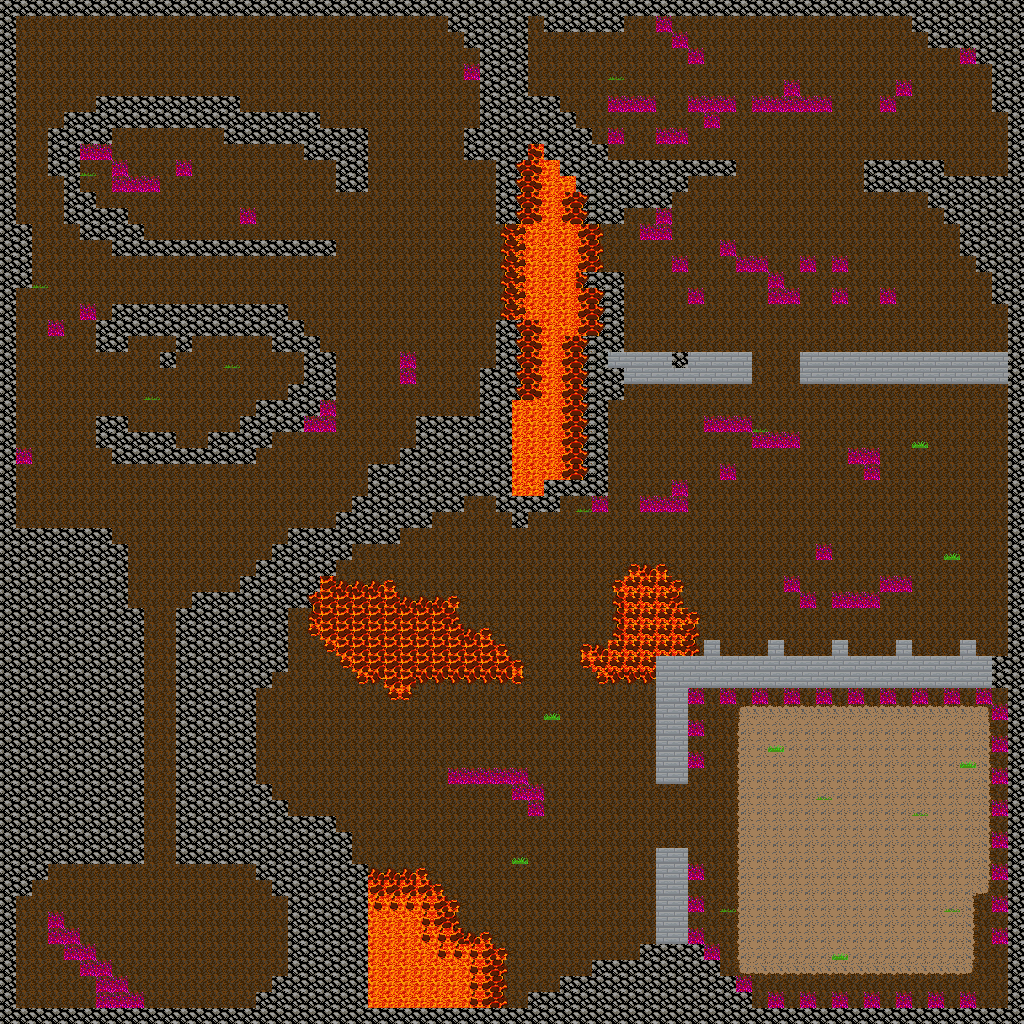

A level layout from a 2D game, rendered from its tile map. Below: a short description, then the map file with tile-grid data replaced by summaries:
An orthogonal 64x64 tile map with 16x16 px tiles, 5 tile layers (base, grass, dangerGrass, walls, ...) and 69 objects (38x goblin, 11x golem, 10x slime, door1, door2, ...).

<map version="1.2" tiledversion="1.2.3" orientation="orthogonal" renderorder="right-down" width="64" height="64" tilewidth="16" tileheight="16" infinite="0" nextlayerid="15" nextobjectid="163">
 <tileset firstgid="1" name="addableTiles" tilewidth="16" tileheight="16" tilecount="62" columns="62">
  <image source="../images/tiles/addableTiles.png" trans="ffffff" width="992" height="16" />
 </tileset>
 <layer id="5" name="base" width="64" height="64">
  <data>[4096 cells, 4096 non-empty, 10 distinct tile ids]</data>
 </layer>
 <layer id="6" name="grass" width="64" height="64">
  <data>[4096 cells, 18 non-empty, 2 distinct tile ids]</data>
 </layer>
 <layer id="7" name="dangerGrass" width="64" height="64">
  <properties>
   <property name="damage" type="int" value="1" />
  </properties>
  <data>[4096 cells, 129 non-empty, 1 distinct tile ids]</data>
 </layer>
 <layer id="3" name="walls" width="64" height="64">
  <data>[4096 cells, 1141 non-empty, 4 distinct tile ids]</data>
 </layer>
 <layer id="4" name="lava" width="64" height="64">
  <properties>
   <property name="damage" type="int" value="1" />
  </properties>
  <data>[4096 cells, 269 non-empty, 16 distinct tile ids]</data>
 </layer>
 <objectgroup id="9" name="objectsLayer" offsetx="-54.1818" offsety="-0.181818">
  <object id="14" name="door1" gid="2" x="213.7" y="352" width="16" height="16" />
  <object id="7" name="door2" gid="2" x="582.063" y="33.0938" width="16" height="16" />
  <object id="4" name="barrel1" gid="1" x="214" y="700" width="16" height="16" />
  <object id="6" name="barrel2" gid="1" x="198" y="700" width="16" height="16" />
  <object id="8" name="barrel3" gid="1" x="710" y="800" width="16" height="16" />
  <object id="9" name="barrel4" gid="1" x="710" y="816" width="16" height="16" />
  <object id="10" name="barrel5" gid="1" x="710" y="832" width="16" height="16" />
  <object id="11" name="barrel6" gid="1" x="710" y="848" width="16" height="16" />
  <object id="13" name="treasure1" gid="20" x="82" y="1000" width="16" height="16" />
  <object id="12" name="treasure2" gid="20" x="1040" y="1000" width="16" height="16" />
 </objectgroup>
 <objectgroup id="12" name="goblinSpawnPoints">
  <object id="122" name="goblin" gid="60" x="735.25" y="349.75" width="16" height="16" />
  <object id="123" name="goblin" gid="60" x="132" y="920" width="16" height="16" />
  <object id="124" name="goblin" gid="60" x="190.667" y="936" width="16" height="16" />
  <object id="125" name="goblin" gid="60" x="184.75" y="961.5" width="16" height="16" />
  <object id="126" name="goblin" gid="60" x="70.5" y="884.75" width="16" height="16" />
  <object id="127" name="goblin" gid="60" x="175.25" y="980.5" width="16" height="16" />
  <object id="129" name="goblin" gid="60" x="746.5" y="731" width="16" height="16" />
  <object id="130" name="goblin" gid="60" x="748" y="774" width="16" height="16" />
  <object id="131" name="goblin" gid="60" x="749.667" y="829" width="16" height="16" />
  <object id="132" name="goblin" gid="60" x="752.333" y="876.667" width="16" height="16" />
  <object id="133" name="goblin" gid="60" x="748" y="932.333" width="16" height="16" />
  <object id="134" name="goblin" gid="60" x="817" y="927.333" width="16" height="16" />
  <object id="135" name="goblin" gid="60" x="813.667" y="867.667" width="16" height="16" />
  <object id="136" name="goblin" gid="60" x="813" y="810.667" width="16" height="16" />
  <object id="137" name="goblin" gid="60" x="813" y="754" width="16" height="16" />
  <object id="138" name="goblin" gid="60" x="841.667" y="746.667" width="16" height="16" />
  <object id="139" name="goblin" gid="60" x="862" y="795.333" width="16" height="16" />
  <object id="140" name="goblin" gid="60" x="857" y="840.333" width="16" height="16" />
  <object id="141" name="goblin" gid="60" x="861.333" y="882.667" width="16" height="16" />
  <object id="142" name="goblin" gid="60" x="922.333" y="830" width="16" height="16" />
  <object id="143" name="goblin" gid="60" x="925" y="748.667" width="16" height="16" />
  <object id="144" name="goblin" gid="60" x="872" y="737.333" width="16" height="16" />
  <object id="145" name="goblin" gid="60" x="948.333" y="859.333" width="16" height="16" />
  <object id="146" name="goblin" gid="60" x="914.667" y="909.667" width="16" height="16" />
  <object id="147" name="goblin" gid="60" x="865" y="938" width="16" height="16" />
  <object id="148" name="goblin" gid="60" x="929" y="947" width="16" height="16" />
  <object id="149" name="goblin" gid="60" x="855" y="961" width="16" height="16" />
  <object id="150" name="goblin" gid="60" x="809.333" y="982.667" width="16" height="16" />
  <object id="151" name="goblin" gid="60" x="791" y="946.667" width="16" height="16" />
  <object id="152" name="goblin" gid="60" x="969.333" y="768.667" width="16" height="16" />
  <object id="153" name="goblin" gid="60" x="937.333" y="780.667" width="16" height="16" />
  <object id="154" name="goblin" gid="60" x="799.75" y="349" width="16" height="16" />
  <object id="155" name="goblin" gid="60" x="755.75" y="349.75" width="16" height="16" />
  <object id="156" name="goblin" gid="60" x="777" y="349.25" width="16" height="16" />
  <object id="157" name="goblin" gid="60" x="132" y="46" width="16" height="16" />
  <object id="159" name="goblin" gid="60" x="174" y="43.3333" width="16" height="16" />
  <object id="160" name="goblin" gid="60" x="216" y="44" width="16" height="16" />
  <object id="161" name="goblin" gid="60" x="264.333" y="53" width="16" height="16" />
 </objectgroup>
 <objectgroup id="13" name="slimeSpawnPoints">
  <object id="101" name="slime" gid="62" x="403" y="277" width="16" height="16" />
  <object id="102" name="slime" gid="62" x="392.5" y="320.5" width="16" height="16" />
  <object id="103" name="slime" gid="62" x="415" y="163" width="16" height="16" />
  <object id="104" name="slime" gid="62" x="183" y="518" width="16" height="16" />
  <object id="105" name="slime" gid="62" x="53.75" y="407.75" width="16" height="16" />
  <object id="106" name="slime" gid="62" x="314.5" y="88.5" width="16" height="16" />
  <object id="107" name="slime" gid="62" x="957" y="431" width="16" height="16" />
  <object id="108" name="slime" gid="62" x="975" y="148" width="16" height="16" />
  <object id="109" name="slime" gid="62" x="319" y="774" width="16" height="16" />
  <object id="110" name="slime" gid="62" x="554.333" y="900" width="16" height="16" />
 </objectgroup>
 <objectgroup id="14" name="golemSpawnPoints">
  <object id="111" name="golem" gid="61" x="818.25" y="190.25" width="16" height="16" />
  <object id="112" name="golem" gid="61" x="770.167" y="196.25" width="16" height="16" />
  <object id="113" name="golem" gid="61" x="761.333" y="526.667" width="16" height="16" />
  <object id="114" name="golem" gid="61" x="618.333" y="768.667" width="16" height="16" />
  <object id="115" name="golem" gid="61" x="615.667" y="791.667" width="16" height="16" />
  <object id="116" name="golem" gid="61" x="618.333" y="825.333" width="16" height="16" />
  <object id="117" name="golem" gid="61" x="619" y="843.667" width="16" height="16" />
  <object id="118" name="golem" gid="61" x="428" y="334.667" width="16" height="16" />
  <object id="119" name="golem" gid="61" x="204" y="535.333" width="16" height="16" />
  <object id="120" name="golem" gid="61" x="757.667" y="49.6667" width="16" height="16" />
  <object id="121" name="golem" gid="61" x="924" y="538" width="16" height="16" />
 </objectgroup>
</map>
